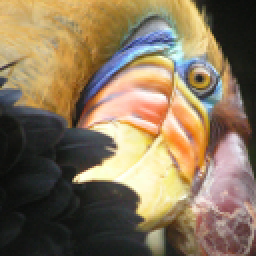
#> input picture 3- Unsupervised Leanring/1K-Means on 2D data/bird_small.png, 128 x 128 px (shown 2 times larger)
$ python Image_Compression.py
#> lines starting #> are read from the running program, lines starting #| are printed output that depends on the picture
### 3- Unsupervised Leanring/1K-Means on 2D data/functions.py
import numpy as np
import matplotlib.pyplot as plt
from utils import *
import os


def find_closest_centroids(X, centroids):
    K = centroids.shape[0]
    idx = np.zeros(X.shape[0], dtype=int)
    for i in range(len(X)):
        distance = np.zeros(K)
        for j in range(K):
            array = (X[i]-centroids[j])
            distance[j] = np.dot(array,array)
        idx[i] = np.argmin(distance)
    return idx


def compute_centroids(X, idx, K):
    rows, columns = X.shape
    centroids = np.zeros((K, columns))
    for i in range(K):
        Mask = (idx==i)
        centroid = np.mean(X[Mask],axis=0)
        centroids[i,:] = centroid
    return centroids


# You do not need to implement anything for this part

def run_kMeans(X, initial_centroids, max_iters=10, plot_progress=True):

    # Initialize values
    row, columns = X.shape
    K = initial_centroids.shape[0]
    centroids = initial_centroids
    previous_centroids = centroids
    idx = np.zeros(row)
    plt.figure(figsize=(8, 6))

    # Run K-Means
    for i in range(max_iters):
        print("K-Means iteration %d/%d" % (i, max_iters - 1))
        idx = find_closest_centroids(X, centroids)
        if plot_progress:
            plot_progress_kMeans(X, centroids, previous_centroids, idx, K, i)
            previous_centroids = centroids
        centroids = compute_centroids(X, idx, K)
    # plt.show()
    return centroids, idx


def kMeans_init_centroids(X, K):
    randidx = np.random.permutation(X.shape[0])
    centroids = X[randidx[:K]]
    return centroids


def Image_Compression(original_img, K, max_iterations):
    X_img = np.reshape(original_img, (original_img.shape[0] * original_img.shape[1], 3))
    Initial_file_size_bytes = X_img.nbytes
    Initial_file_size__kb_bytes=Initial_file_size_bytes/1024
    initial_centroids = kMeans_init_centroids(X_img, K)
    centroids, idx = run_kMeans(X_img, initial_centroids, max_iterations)
    idx = find_closest_centroids(X_img, centroids)
    X_recovered = centroids[idx, :]
    X_recovered = np.reshape(X_recovered, original_img.shape)
    Final_file_size_bytes =X_recovered.nbytes
    Final_file_size_kb_bytes = Final_file_size_bytes/1024


    ratio_reduction = Initial_file_size__kb_bytes/Final_file_size_kb_bytes
    fig, ax = plt.subplots(1, 2, figsize=(16, 16))
    plt.axis('off')
    ax[0].imshow(original_img)
    ax[0].set_title('Original')
    ax[0].set_axis_off()
    ax[1].imshow(X_recovered)
    ax[1].set_title(f'Compressed with {K} colours ratio reduction {ratio_reduction}' )
    ax[1].set_axis_off()
    plt.show()
    return ratio_reduction

# [24 lines of commented-out code are left out]

### 3- Unsupervised Leanring/1K-Means on 2D data/utils.py
import numpy as np
import matplotlib.pyplot as plt
from matplotlib.colors import ListedColormap
from mpl_toolkits.mplot3d import Axes3D

def load_data():
    X = np.load("data/ex7_X.npy")
    return X

def draw_line(p1, p2, style="-k", linewidth=1):
    plt.plot([p1[0], p2[0]], [p1[1], p2[1]], style, linewidth=linewidth)

def plot_data_points(X, idx):
    # Define colormap to match Figure 1 in the notebook
    cmap = ListedColormap(["red", "green", "blue"])
    c = cmap(idx)

    # plots data points in X, coloring them so that those with the same
    # index assignments in idx have the same color
    plt.scatter(X[:, 0], X[:, 1], facecolors='none', edgecolors=c, linewidth=0.1, alpha=0.7)

def plot_progress_kMeans(X, centroids, previous_centroids, idx, K, i):
    # Plot the examples
    plot_data_points(X, idx)

    # Plot the centroids as black 'x's
    plt.scatter(centroids[:, 0], centroids[:, 1], marker='x', c='k', linewidths=3)

    # Plot history of the centroids with lines
    for j in range(centroids.shape[0]):
        draw_line(centroids[j, :], previous_centroids[j, :])

    plt.title("Iteration number %d" %i)


# [21 lines left out: functions plot_kMeans_RGB, show_centroid_colors, not called in this run]

### 3- Unsupervised Leanring/1K-Means on 2D data/Image_Compression.py
import numpy as np
import matplotlib.pyplot as plt
from utils import *
from functions import (find_closest_centroids,compute_centroids,run_kMeans,
                       kMeans_init_centroids,Image_Compression)

original_img = plt.imread('bird_small.png')
#> original_img is the input picture: shape (128, 128, 3) float32; mean R, G, B 0.531, 0.46, 0.358

Image_Compression(original_img,16,10)
#> in Image_Compression, `Initial_file_size_bytes = X_img.nbytes`: Initial_file_size_bytes = 196608
#> in Image_Compression, `Initial_file_size__kb_bytes=Initial_file_size_bytes/1024`: Initial_file_size__kb_bytes = 192
#> in kMeans_init_centroids, `centroids = X[randidx[:K]]`: centroids = 16 rows, first 8: [0.875, 0.722, 0.404], [0.114, 0.133, 0.11], [0.482, 0.294, 0.2], [0.698, 0.6, 0.286], [0.82, 0.678, 0.439], [0.051, 0.0588, 0.0549], [0.733, 0.647, 0.306], [0.635, 0.455, 0.408]
#> in Image_Compression, `initial_centroids = kMeans_init_centroids(X_img, K)`: initial_centroids has the same summary as centroids in kMeans_init_centroids
#> in run_kMeans, `previous_centroids = centroids`: previous_centroids has the same summary as centroids in kMeans_init_centroids
#> in Image_Compression, `centroids, idx = run_kMeans(X_img, initial_centroids, max_iterations)`: centroids = 16 rows, first 8: [0.871, 0.713, 0.448], [0.188, 0.184, 0.176], [0.477, 0.349, 0.196], [0.655, 0.481, 0.227], [0.742, 0.621, 0.394], [0.0734, 0.0798, 0.0695], [0.867, 0.577, 0.259], [0.567, 0.489, 0.454]; idx = 16384 values, max 15 at index 741, min 0 at index 0, mean 6.89
#> in Image_Compression, `idx = find_closest_centroids(X_img, centroids)`: idx = 16384 values, max 15 at index 974, min 0 at index 0, mean 6.82
#> in Image_Compression, `X_recovered = np.reshape(X_recovered, original_img.shape)`:
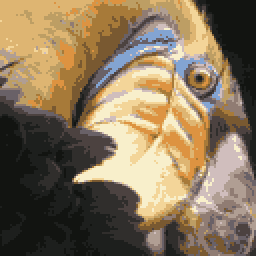
#> X_recovered: shape (128, 128, 3) float64 (shown 2 times larger); mean R, G, B 0.53, 0.459, 0.356
#> in Image_Compression, `Final_file_size_bytes =X_recovered.nbytes`: Final_file_size_bytes = 393216
#> in Image_Compression, `Final_file_size_kb_bytes = Final_file_size_bytes/1024`: Final_file_size_kb_bytes = 384
#> in Image_Compression, `ratio_reduction = Initial_file_size__kb_bytes/Final_file_size_kb_bytes`: ratio_reduction = 0.5
#> in Image_Compression, `plt.show()`:
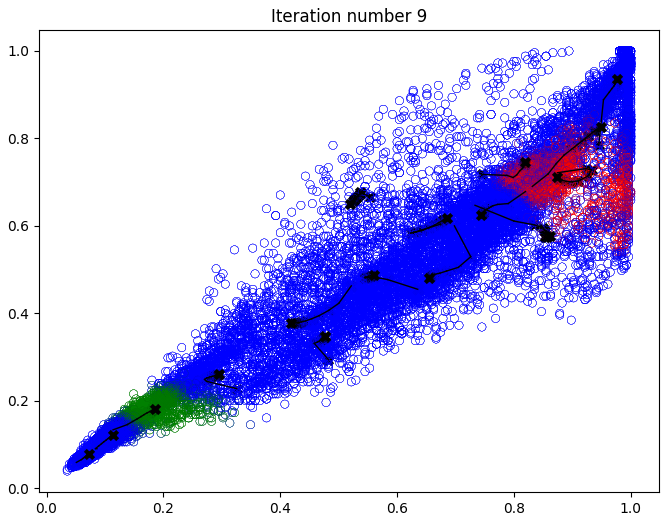
#> figure drawn by matplotlib, 1 panel
#> in Image_Compression, `plt.show()`:
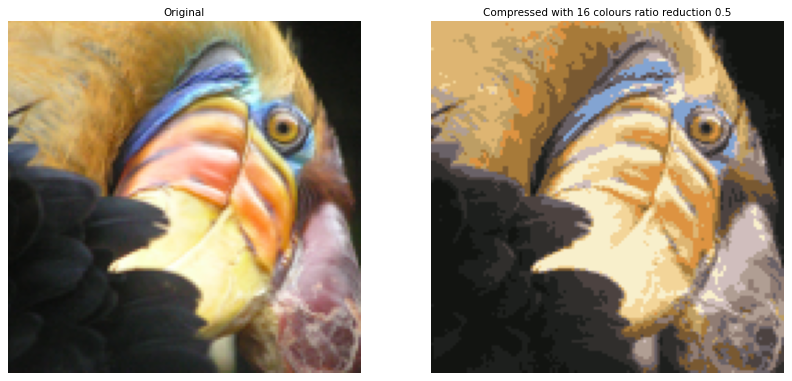
#> figure drawn by matplotlib, 2 panels


# [9 lines of commented-out code are left out]
